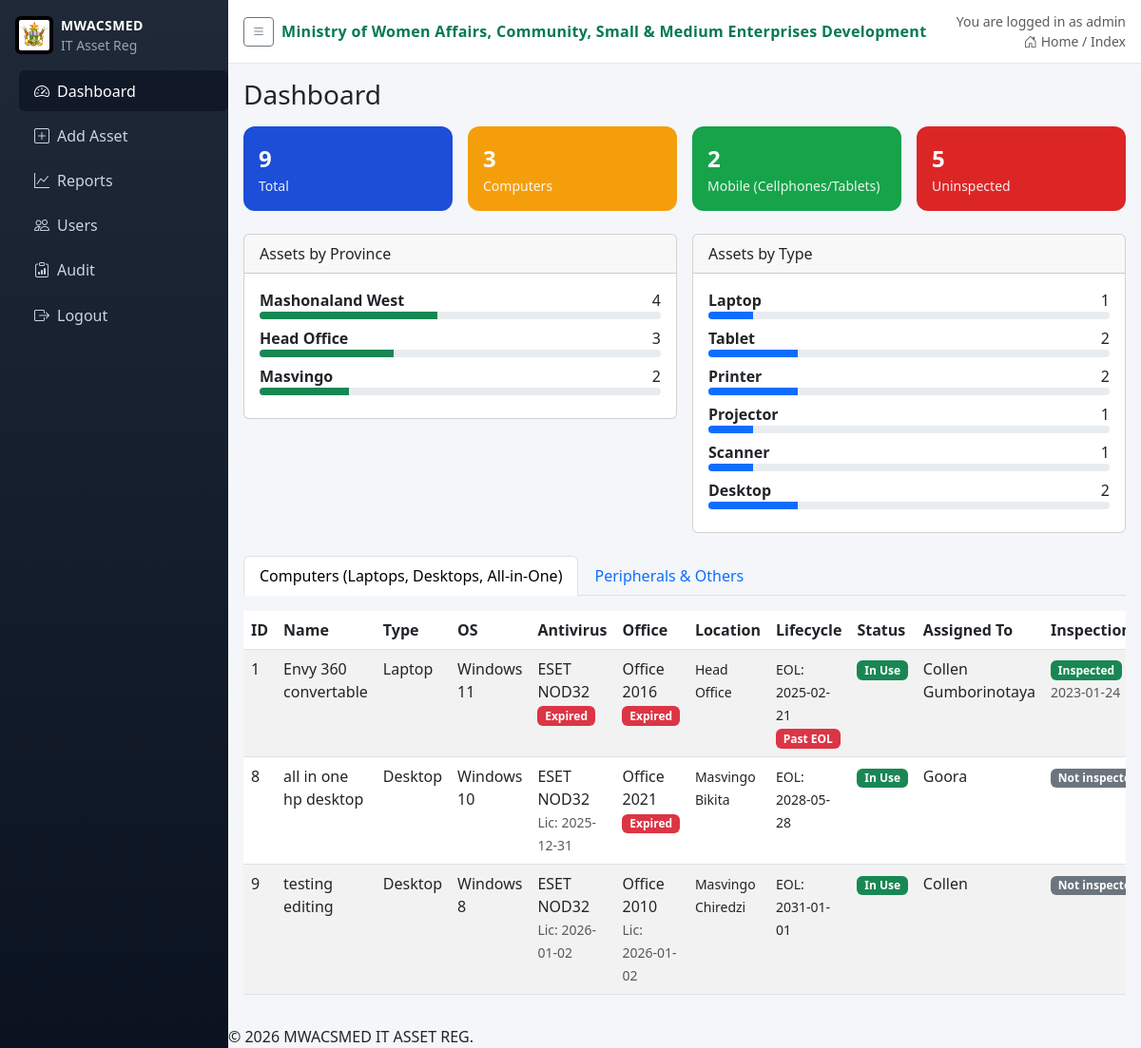
Screenshot of / (signed in) with the database file from the repository.
### app.py (models this page shows, shortened)
class User(db.Model):
    id = db.Column(db.Integer, primary_key=True)
    username = db.Column(db.String(80), unique=True, nullable=False)
    password_hash = db.Column(db.String(200), nullable=False)
    role = db.Column(db.String(20), nullable=False)
    province = db.Column(db.String(100), nullable=True)  # 'Head Office' or specific province
    district = db.Column(db.String(100), nullable=True)
    active = db.Column(db.Boolean, default=True, nullable=False)
    email = db.Column(db.String(120), nullable=True)

class Asset(db.Model):
    id = db.Column(db.Integer, primary_key=True)
    name = db.Column(db.String(100), nullable=False)
    type = db.Column(db.String(50), nullable=False)
    serial_number = db.Column(db.String(100), unique=True, nullable=False)
    purchase_date = db.Column(db.Date, nullable=True)
    assigned_to = db.Column(db.String(100), nullable=True)
    supplier = db.Column(db.String(120), nullable=True)
    status = db.Column(db.String(50), default='In Stock')
    antivirus_name = db.Column(db.String(100), nullable=True)
    antivirus_license_date = db.Column(db.Date, nullable=True)
    office_name = db.Column(db.String(100), nullable=True)
    office_license_date = db.Column(db.Date, nullable=True)
    os_name = db.Column(db.String(100), nullable=True)
    province = db.Column(db.String(100), nullable=True)
    district = db.Column(db.String(100), nullable=True)
    inspected_by_ict = db.Column(db.Boolean, default=False)
    inspection_date = db.Column(db.Date, nullable=True)
    created_by_user_id = db.Column(db.Integer, nullable=True)
    @property
    def is_antivirus_expired(self):
        if not self.antivirus_license_date:
            return None
        delta = datetime.now().date() - self.antivirus_license_date
        return delta.days > 365
    @property
    def is_office_expired(self):
        if not self.office_license_date:
            return None
        delta = datetime.now().date() - self.office_license_date
        return delta.days > 365
    @property
    def eol_years(self):
        mapping = {
            'Laptop': 3,
            'Desktop': 5,
            'All-in-One': 5,
            'Cellphone': 2,
            'Tablet': 2,
        }
        return mapping.get(self.type)
    @property
    def eol_date(self):
        if not self.purchase_date or not self.eol_years:
            return None
        return self.purchase_date + timedelta(days=self.eol_years * 365)
    @property
    def is_eol_passed(self):
        if not self.eol_date:
            return None
        return datetime.now().date() >= self.eol_date
    @property
    def is_eol_approaching(self):
        if not self.eol_date:
            return None
        warning_threshold = self.eol_date - timedelta(days=240)
        today = datetime.now().date()
        return today >= warning_threshold and today < self.eol_date

### app.py (the view)
@app.route('/')
@login_required
def index():
    q = Asset.query
    q = filter_by_user_location(q)
    assets = q.all()
    stats = {
        'total': len(assets),
        'computers': sum(1 for a in assets if a.type in ['Laptop', 'Desktop', 'All-in-One']),
        'mobile': sum(1 for a in assets if a.type in ['Cellphone', 'Tablet']),
        'in_use': sum(1 for a in assets if a.status == 'In Use'),
        'uninspected': sum(1 for a in assets if not a.inspected_by_ict),
    }
    type_counts = {}
    for a in assets:
        type_counts[a.type] = type_counts.get(a.type, 0) + 1
    province_counts = {}
    for a in assets:
        if a.province:
            province_counts[a.province] = province_counts.get(a.province, 0) + 1
    top_provinces = sorted(province_counts.items(), key=lambda x: x[1], reverse=True)[:6]
    log_action('view_dashboard')
    return render_template('index.html', assets=assets, stats=stats, type_counts=type_counts, top_provinces=top_provinces)

### templates/index.html (shortened to what this page needs)
{% extends 'base.html' %}
{% block content %}
<h3 class="mb-3">Dashboard</h3>
<div class="row g-3 mb-4">
  <div class="col-md-3">
    <div class="card card-kpi kpi-blue p-3">
      <div class="value">{{ stats.total }}</div>
      <div class="pct">Total</div>
    </div>
  </div>
  <div class="col-md-3">
    <div class="card card-kpi kpi-yellow p-3">
      <div class="value">{{ stats.computers }}</div>
      <div class="pct">Computers</div>
    </div>
  </div>
  <div class="col-md-3">
    <div class="card card-kpi kpi-green p-3">
      <div class="value">{{ stats.mobile }}</div>
      <div class="pct">Mobile (Cellphones/Tablets)</div>
    </div>
  </div>
  <div class="col-md-3">
    <div class="card card-kpi kpi-red p-3">
      <div class="value">{{ stats.uninspected }}</div>
      <div class="pct">Uninspected</div>
    </div>
  </div>
</div>
<div class="row g-3 mb-4">
  <div class="col-lg-6">
    <div class="card">
      <div class="card-header">Assets by Province</div>
      <div class="card-body">
        {% for prov, count in top_provinces %}
          <div class="mb-2">
            <div class="d-flex justify-content-between"><strong>{{ prov }}</strong><span>{{ count }}</span></div>
            <div class="progress" style="height: 8px;">
              <div class="progress-bar bg-success" role="progressbar" style="width: {{ (count / (stats.total or 1) * 100)|round(1) }}%"></div>
            </div>
          </div>
        {% else %}
          <div class="text-muted">No provincial data</div>
        {% endfor %}
      </div>
    </div>
  </div>
  <div class="col-lg-6">
    <div class="card">
      <div class="card-header">Assets by Type</div>
      <div class="card-body">
        {% for t, cnt in type_counts.items() %}
          <div class="mb-2">
            <div class="d-flex justify-content-between"><strong>{{ t }}</strong><span>{{ cnt }}</span></div>
            <div class="progress" style="height: 8px;">
              <div class="progress-bar bg-primary" role="progressbar" style="width: {{ (cnt / (stats.total or 1) * 100)|round(1) }}%"></div>
            </div>
          </div>
        {% else %}
          <div class="text-muted">No type data</div>
        {% endfor %}
      </div>
    </div>
  </div>
</div>
<ul class="nav nav-tabs mb-3" id="assetTabs" role="tablist">
    <li class="nav-item" role="presentation">
        <button class="nav-link active" id="computers-tab" data-bs-toggle="tab" data-bs-target="#computers" type="button" role="tab" aria-controls="computers" aria-selected="true">Computers (Laptops, Desktops, All-in-One)</button>
    </li>
    <li class="nav-item" role="presentation">
        <button class="nav-link" id="peripherals-tab" data-bs-toggle="tab" data-bs-target="#peripherals" type="button" role="tab" aria-controls="peripherals" aria-selected="false">Peripherals & Others</button>
    </li>
</ul>
<div class="tab-content" id="assetTabsContent">
    <div class="tab-pane fade show active" id="computers" role="tabpanel" aria-labelledby="computers-tab">
        <div class="table-responsive">
            <table class="table table-striped table-hover">
                 <thead>
                     <tr>
                         <th>ID</th>
                         <th>Name</th>
                         <th>Type</th>
                         <th>OS</th>
                         <th>Antivirus</th>
                         <th>Office</th>
                         <th>Location</th>
                         <th>Lifecycle</th>
                         <th>Status</th>
                         <th>Assigned To</th>
                         <th>Inspection</th>
                     </tr>
                 </thead>
                 <tbody>
                     {% for asset in assets %}
                     {% if asset.type in ['Laptop', 'Desktop', 'All-in-One'] %}
                     <tr>
                         <td>{{ asset.id }}</td>
                         <td>{{ asset.name }}</td>
                         <td>{{ asset.type }}</td>
                         <td>{{ asset.os_name or '-' }}</td>
                         <td>
                             {% if asset.antivirus_name %}
                                 {{ asset.antivirus_name }}
                                 {% if asset.is_antivirus_expired %}
                                     <br><span class="badge bg-danger">Expired</span>
                                 {% elif asset.antivirus_license_date %}
                                      <br><small class="text-muted">Lic: {{ asset.antivirus_license_date }}</small>
                                 {% endif %}
                             {% else %}
                                 -
                             {% endif %}
                         </td>
                         <td>
                             {% if asset.office_name %}
                                 {{ asset.office_name }}
                                 {% if asset.is_office_expired %}
                                     <br><span class="badge bg-danger">Expired</span>
                                 {% elif asset.office_license_date %}
                                     <br><small class="text-muted">Lic: {{ asset.office_license_date }}</small>
                                 {% endif %}
                             {% else %}
                                 -
                             {% endif %}
                         </td>
                         <td>
                             {% if asset.province or asset.district %}
                                 <small>
                                 {{ asset.province or '' }}<br>
                                 {{ asset.district or '' }}
                                 </small>
                             {% else %}
                                 -
                             {% endif %}
                         </td>
                         <td>
                             {% if asset.eol_date %}
                                 <small>EOL: {{ asset.eol_date }}</small><br>
                                 {% if asset.is_eol_passed %}
                                     <span class="badge bg-danger">Past EOL</span>
                                 {% elif asset.is_eol_approaching %}
                                     <span class="badge bg-warning text-dark">Approaching EOL</span>
                                 {% endif %}
                             {% else %}
                                 -
                             {% endif %}
                         </td>
                         <td>
                             <span class="badge bg-{{ 'success' if asset.status == 'In Use' else 'secondary' if asset.status == 'In Stock' else 'danger' }}">
                                 {{ asset.status }}
                             </span>
                         </td>
                         <td>{{ asset.assigned_to }}</td>
                         <td>
                             {% if asset.inspected_by_ict %}
                                 <span class="badge bg-success">Inspected</span>
                                 {% if asset.inspection_date %}<br><small class="text-muted">{{ asset.inspection_date }}</small>{% endif %}
                             {% else %}
                                 <span class="badge bg-secondary">Not inspected</span>
                             {% endif %}
                         </td>
                     </tr>
                     {% endif %}
                     {% endfor %}
                 </tbody>
             </table>
         </div>
     </div>
</div>
{% endblock %}

### templates/base.html (shortened to what this page needs)
<!doctype html>
<html lang="en">
  <head>
    <link href="https://cdn.jsdelivr.net/npm/bootstrap@5.3.0/dist/css/bootstrap.min.css" rel="stylesheet">
    <link rel="stylesheet" href="https://cdn.jsdelivr.net/npm/bootstrap-icons@1.11.1/font/bootstrap-icons.css">
  </head>
  <body>
    <aside class="sidebar">
      <div class="brand d-flex align-items-center gap-2">
        {% if logo_url %}
        <img class="brand-logo" src="{{ logo_url }}" alt="" onerror="this.remove()">
        {% endif %}
        <div>
          <div class="brand-title">MWACSMED</div>
          <div class="brand-sub small">IT Asset Reg</div>
        </div>
      </div>
      <nav class="nav flex-column">
        <a class="nav-link {% if request.endpoint=='index' %}active{% endif %}" href="{{ url_for('index') }}"><i class="bi bi-speedometer2 me-2"></i>Dashboard</a>
        <a class="nav-link {% if request.endpoint=='add_asset' %}active{% endif %}" href="{{ url_for('add_asset') }}"><i class="bi bi-plus-square me-2"></i>Add Asset</a>
        <a class="nav-link {% if request.endpoint=='reports' %}active{% endif %}" href="{{ url_for('reports') }}"><i class="bi bi-graph-up me-2"></i>Reports</a>
        {% if current_role == 'IT' %}
        <a class="nav-link {% if request.endpoint=='users' %}active{% endif %}" href="{{ url_for('users') }}"><i class="bi bi-people me-2"></i>Users</a>
        <a class="nav-link {% if request.endpoint=='audit' %}active{% endif %}" href="{{ url_for('audit') }}"><i class="bi bi-clipboard-data me-2"></i>Audit</a>
        {% endif %}
        {% if current_user %}
        <a class="nav-link" href="{{ url_for('logout') }}"><i class="bi bi-box-arrow-right me-2"></i>Logout</a>
        {% else %}
        <a class="nav-link {% if request.endpoint=='login' %}active{% endif %}" href="{{ url_for('login') }}"><i class="bi bi-box-arrow-in-right me-2"></i>Login</a>
        {% endif %}
      </nav>
    </aside>
    <div class="main">
      <div class="topbar d-flex justify-content-between align-items-center">
        <div class="d-flex align-items-center gap-2">
          <button class="btn btn-outline-secondary btn-sm" id="sidebarToggle"><i class="bi bi-list"></i></button>
          <div class="ministry">{{ ministry_name }}</div>
        </div>
        <div class="text-muted small text-end">
          {% if current_user %}
          <div>You are logged in as {{ current_user.username }}</div>
          {% endif %}
          <div><i class="bi bi-house-door me-1"></i>Home / {{ request.endpoint|capitalize }}</div>
        </div>
      </div>
      <div class="content">
      {% block content %}{% endblock %}
      </div>
      <div class="footer-copy">© 2026 MWACSMED IT ASSET REG.</div>
    </div>
  </body>
</html>

### rows the page displays
User: username "admin"
Asset: province "Mashonaland West", id "4", {{ (count / (stats.total or 1) * 100)|round(1) }} 44.4 (drawn), type "Printer", cnt "2", {{ (cnt / (stats.total or 1) * 100)|round(1) }} 22.2 (drawn)
Asset: province "Head Office", count "3", {{ (count / (stats.total or 1) * 100)|round(1) }} 33.3 (drawn), type "Laptop", cnt "1", {{ (cnt / (stats.total or 1) * 100)|round(1) }} 11.1 (drawn), id "1", name "Envy 360 convertable", os_name "Windows 11", antivirus_name "ESET NOD32", antivirus_license_date "Expired", office_name "Office 2016", office_license_date "Expired", eol_date "2025-02-21", shows "Past EOL", status "In Use", assigned_to "Collen Gumborinotaya", inspection_date "2023-01-24"
Asset: province "Masvingo", count "2", {{ (count / (stats.total or 1) * 100)|round(1) }} 22.2 (drawn), type "Desktop", cnt "2", {{ (cnt / (stats.total or 1) * 100)|round(1) }} 22.2 (drawn), id "8", name "all in one hp desktop", os_name "Windows 10", antivirus_name "ESET NOD32", antivirus_license_date "2025-12-31", office_name "Office 2021", office_license_date "Expired", district "Bikita", eol_date "2028-05-28", status "In Use", assigned_to "Goora", inspected_by_ict "Not…"
Asset: type "Tablet", cnt "2", {{ (cnt / (stats.total or 1) * 100)|round(1) }} 22.2 (drawn)
Asset: type "Projector", cnt "1", {{ (cnt / (stats.total or 1) * 100)|round(1) }} 11.1 (drawn)
Asset: type "Scanner", cnt "1", {{ (cnt / (stats.total or 1) * 100)|round(1) }} 11.1 (drawn)
Asset: id "9", name "testing editing", type "Desktop", os_name "Windows 8", antivirus_name "ESET NOD32", antivirus_license_date "2026-01-02", office_name "Office 2010", office_license_date "2026-01-02", province "Masvingo", district "Chiredzi", eol_date "2031-01-01", status "In Use", assigned_to "Collen", inspected_by_ict "Not…"

### other values shown
{{ ministry_name }} "Ministry of Women Affairs, Community, Small & Medium Enterprises Development"
{{ request.endpoint|capitalize }} "Index"
{{ stats.total }} "9"
{{ stats.computers }} "3"
{{ stats.mobile }} "2"
{{ stats.uninspected }} "5"
